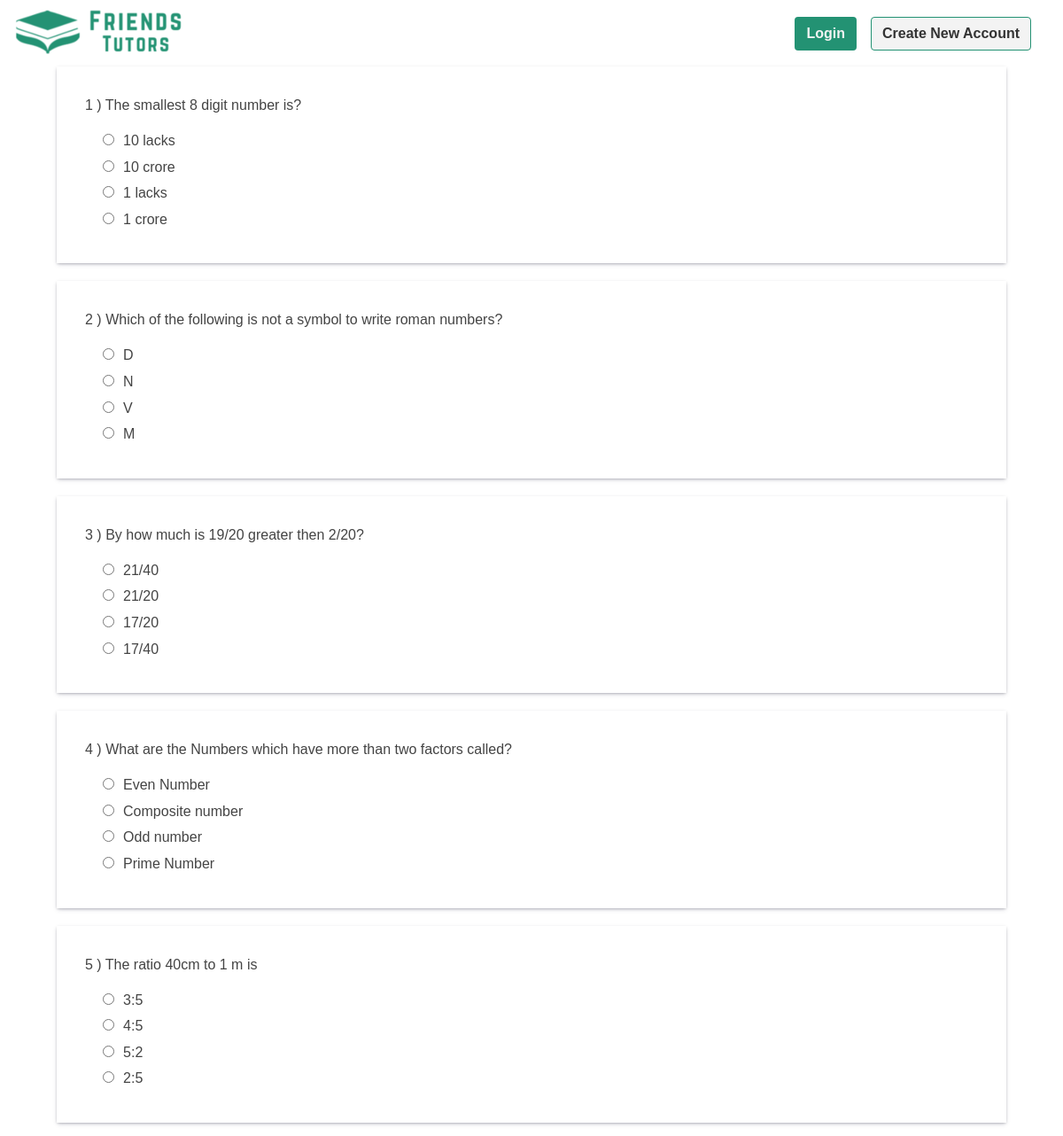
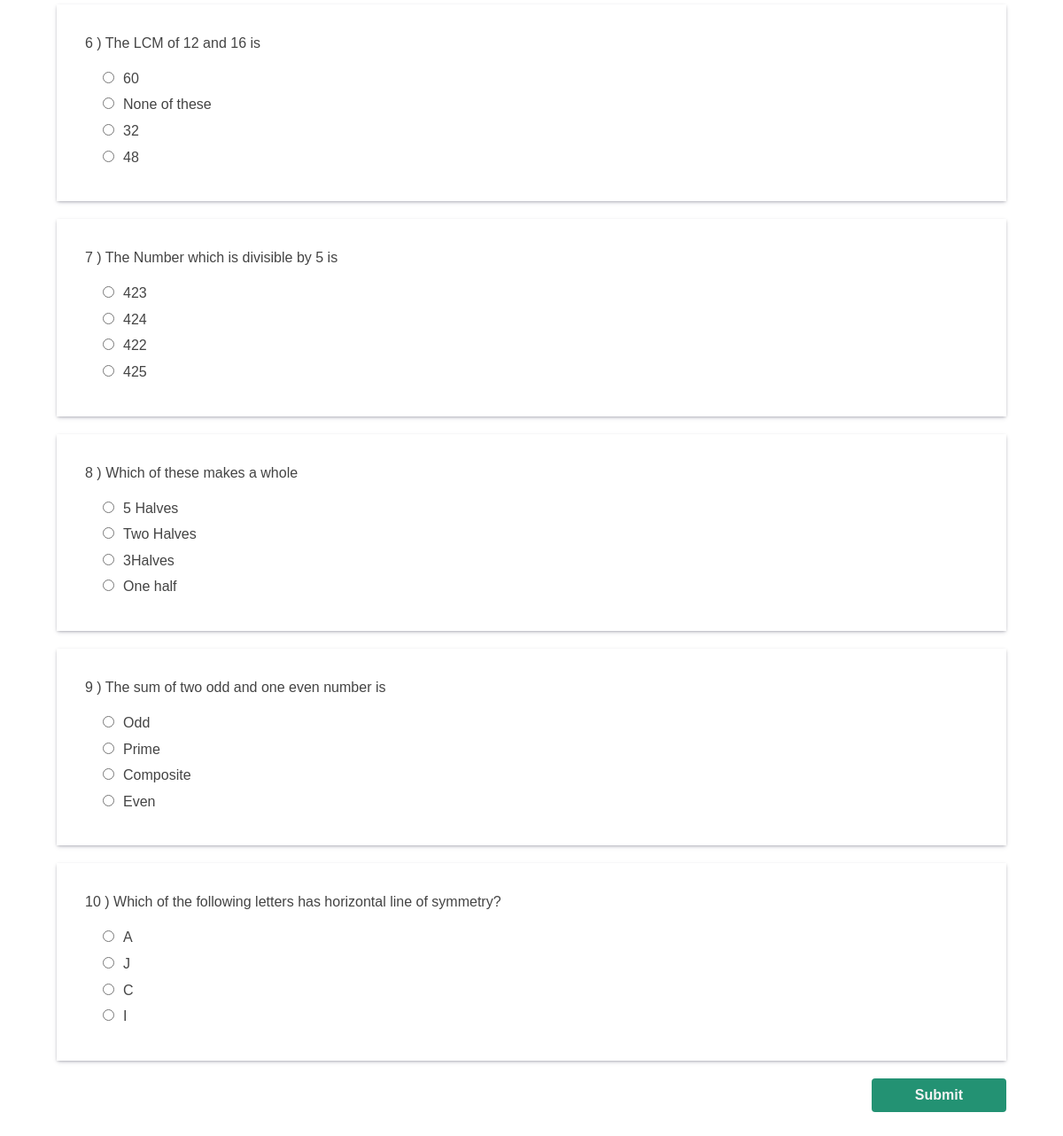
The app's page /users/user_quiz.php?class=CL00061&subject=SUB00MAT with its own data (2 pictures, top to bottom).
### tables this page shows
CREATE TABLE `questions` (
  `qid` varchar(50) NOT NULL,
  `classid` varchar(10) NOT NULL,
  `subjectid` varchar(10) NOT NULL,
  `questiontext` varchar(255) NOT NULL,
  `options` varchar(255) NOT NULL,
  `answers` varchar(150) NOT NULL,
  `createdat` timestamp NOT NULL DEFAULT current_timestamp(),
  `updatedat` timestamp NOT NULL DEFAULT current_timestamp() ON UPDATE current_timestamp()
);

### users/user_quiz.php (the view, shortened to what this page needs)
<?php
require('../includes/connection.php');
?>
<!DOCTYPE html>
<html lang="en">
<head>
    <link rel="stylesheet" href="../src/bootstrap/css/bootstrap.min.css">
    <link rel="stylesheet" href="../src/css/style.css">
</head>
<body>
    <?php
    require('./user_header.php');
    ?>
    <main>
        <?php
        $question_number = 1;
        $class_id = $_GET['class'];
        $subject_id = $_GET['subject'];
        $question_details = mysqli_query($conn, "SELECT * FROM questions WHERE classid='$class_id' AND subjectid='$subject_id' ORDER BY RAND()");
        if ($question_details) {
            if (mysqli_num_rows($question_details) > 0) {
                echo ("<form action='' method='post' class='mb-5 mx-3'>");
                while ($question_row = mysqli_fetch_assoc($question_details)) {
                    $question_id = $question_row["qid"];
                    $question_text = $question_row["questiontext"];
                    $options = $question_row["options"];
                    $options = explode(",", $options);
                    shuffle($options);
                    $option1 = $options[0];
                    $option2 = $options[1];
                    $option3 = $options[2];
                    $option4 = $options[3];
                    echo ("
                        <div class='question-wrapper'>
                            <div class='question-section'>
                                <span>$question_number ) <span>
                                <span>$question_text</span>
                            </div>
                            <div class='options-section'>
                                <input type='hidden' name='question_id$question_number' value='$question_id'>
                                <div class='option'>
                                <input type='radio' class='question-option' id='q$question_number-opt1' name='q$question_number' value='$option1'>
                                <label for='q$question_number-opt1'>$option1</label>
                                </div>
                                <div class='option'>
                                <input type='radio' class='question-option' id='q$question_number-opt2' name='q$question_number' value='$option2'>
                                <label for='q$question_number-opt2'>$option2</label>
                                </div>
                                <div class='option'>
                                <input type='radio' class='question-option' id='q$question_number-opt3' name='q$question_number' value='$option3'>
                                <label for='q$question_number-opt3'>$option3</label>
                                </div>
                                <div class='option'>
                                <input type='radio' class='question-option' id='q$question_number-opt4' name='q$question_number' value='$option4'>
                                <label for='q$question_number-opt4'>$option4</label>
                                </div>
                            </div>
                        </div>
                        ");
                    $question_number++;
                }
                echo ("
                    <div class='option d-flex justify-content-end mx-5'>
                    <input type='submit' name='quiz-check' class='btn fw-bold btn-primary-clr  px-5'>
                    </div>
                    </form>
                    ");
            } else {
                echo ("<h3 class='text-center text-danger'>No Questions Available</h3>");
            }
        } else {
            echo ("ERROR" . mysqli_error($conn));
        }
        ?>
    </main>
</body>
</html>

### src/css/style.css (style rules this page uses)
:root { --primary-clr: #239273; --primary-hover: #239273cc; --primary-card: #5cd1b0; --fc-light: #f3f3f3; --fc-dark-200: #444444; --fw-400: 400; --fw-700: 700; --fw-header: var(--fw-400); --fw-body: var(--fw-400); --fw-body-header: var(--fw-700); --fs-small: 1rem; --fs-normal: 1.15rem; --fs-heading-500: 1.5rem; --fs-heading-700: 2.5rem; --fs-header: var(--fs-heading-700); --fs-body: var(--fs-normal); --fs-input: var(--fs-small); --line-height-header: 0.9; --line-height-normal: 1.6; }
*, *::before, *::after { box-sizing: border-box; font-family: "Lucida Sans", "Lucida Sans Regular", "Lucida Grande", "Lucida Sans Unicode", Geneva, Verdana, sans-serif; }
* { margin: 0; padding: 0; color: var(--fc-dark-200); }
html { hanging-punctuation: first last; scroll-behavior: smooth; }
body { min-height: 100svh; min-width: 350px; }
.btn-primary-clr, .primary-clr { background-color: var(--primary-clr); color: var(--fc-light); font-weight: bold; }
.question-wrapper { margin-inline: 3rem; margin-bottom: 1.25rem; padding: 2rem; box-shadow: rgba(50, 50, 93, 0.25) 0px 2px 5px -1px, rgba(0, 0, 0, 0.3) 0px 1px 3px -1px; }
.question-wrapper .options-section { margin: 1rem 0rem 0rem 1.25rem; }
.question-wrapper .option { margin-bottom: 0.35rem; }
.question-wrapper .question-option { margin-right: 0.35rem; }

### records on screen
questions: questiontext "The smallest 8 digit number is?", option1 "10 lacks", option2 "10 crore", option3 "1 lacks", option4 "1 crore"
questions: questiontext "Which of the following is not a symbol to write roman numbers?", option1 "D", option2 "N", option3 "V", option4 "M"
questions: questiontext "By how much is 19/20 greater then 2/20?", option1 "21/40", option2 "21/20", option3 "17/20", option4 "17/40"
questions: questiontext "What are the Numbers which have more than two factors called?", option1 "Even Number", option2 "Composite number", option3 "Odd number", option4 "Prime Number"
questions: questiontext "The ratio 40cm to 1 m is", option1 "3:5", option2 "4:5", option3 "5:2", option4 "2:5"
questions: questiontext "The LCM of 12 and 16 is", option1 "60", option2 "None of these", option3 "32", option4 "48"
questions: questiontext "The Number which is divisible by 5 is", option1 "423", option2 "424", option3 "422", option4 "425"
questions: questiontext "Which of these makes a whole", option1 "5 Halves", option2 "Two Halves", option3 "3Halves", option4 "One half"
questions: questiontext "The sum of two odd and one even number is", option1 "Odd", option2 "Prime", option3 "Composite", option4 "Even"
questions: questiontext "Which of the following letters has horizontal line of symmetry?", option1 "A", option2 "J", option3 "C", option4 "I"
